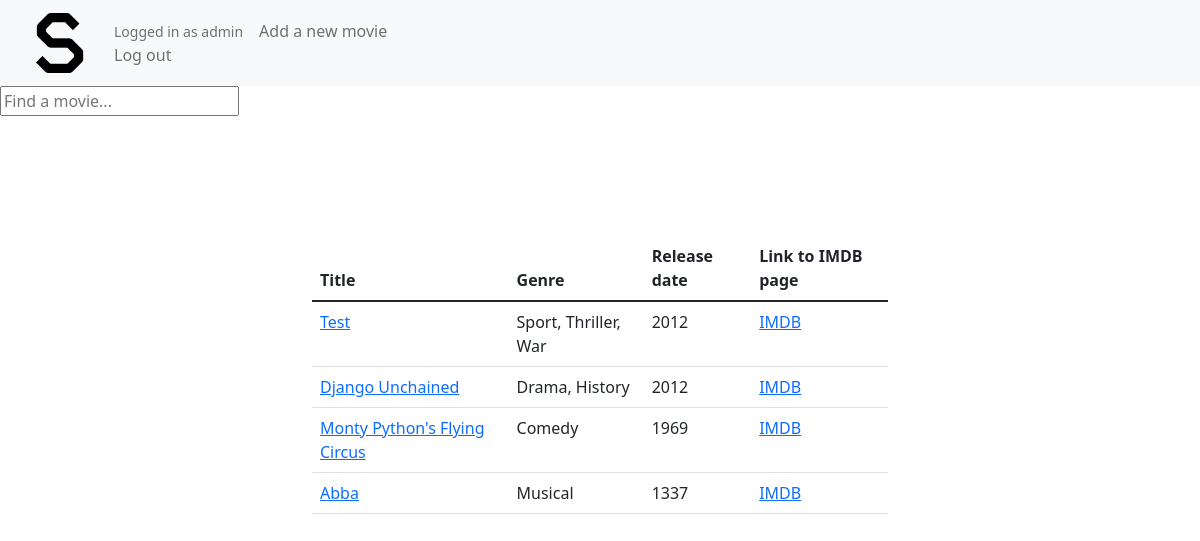
Screenshot of / (signed in) with the database file from the repository.
### core/models.py (models this page shows, shortened)
class MovieList(models.Model):
    name = models.CharField(max_length=200)
    release_date = models.CharField(max_length=10)
    genre = models.ManyToManyField(GenreChoices)
    description = models.TextField(null=True, blank=True)
    imdb_link = models.CharField(max_length=100)
    def genreclean(self):
        raw = str(self.genre.values())
        regex = re.compile("(?<=: ')(.*?)(?='})")
        clean = regex.findall(raw)
        cleaner = str(clean)[1:-1].replace("'", "")
        return cleaner

### core/views.py (the view)
# urls.py: path('', views.home, name='home'),
def home(request):
    movies = MovieList.objects.filter()
    context = {'movies': movies}
    return render(request, 'core/base.html', context)

### core/templates/core/base.html
<!DOCTYPE html>
{% include 'core/navbar.html' %}
{% block content %}
    <div>
        <form>
            <input type="text" placeholder="Find a movie...">
        </form>
    </div>
    {% include 'core/list_movies_component.html' %}
{% endblock content %}

### core/templates/core/navbar.html (shortened to what this page needs)
{% load static %}
<head>
    <link rel="stylesheet" href="{% static 'styles/css/bootstrap.css' %}">
</head>
{% block content %}
<header>
    <nav class="navbar navbar-expand-lg navbar-light bg-light">
        <a class="navbar-brand" href="{% url 'home' %}">
            <img src="{% static 'styles/media/logo.png' %}" width="60" height="60" alt="" id="navimg">
        </a>
        <div class="collapse navbar-collapse" id="navbarNav">
            <ul class="navbar-nav">
                <li class="nav-item active">
                    {% if request.user.is_authenticated %}
                        <a class="nav-link" href="{% url 'logout_page' %}"><small>Logged in
                            as {{ request.user }}<br></small>Log out </a>
                    {% else %}
                        <a class="nav-link" href="{% url 'login_page' %}">Log in <span class="sr-only"></span></a>
                    {% endif %}
                </li>
                <li class="nav-item">
                    <a class="nav-link" href="{% url 'upload_page' %}">Add a new movie</a>
                </li>
            </ul>
        </div>
    </nav>
</header>
{% endblock content %}

### core/templates/core/list_movies_component.html (shortened to what this page needs)
{% block content %}
    <div class="container">
        <table class="table">
            <thead>
            <tr>
                <th>Title</th>
                <th>Genre</th>
                <th>Release date</th>
                <th>Link to IMDB page</th>
            </tr>
            </thead>
            <tr>
                {% for movie in movies %}
                    <td>
                        <a href="{% url 'movie' movie.name %}">{{ movie.name }}</a>
                    </td>
                    <td>
                        {{ movie.genreclean }}
                    </td>
                    <td>
                        {{ movie.release_date }}
                    </td>
                    <td>
                        <a href="{{ movie.imdb_link }}">IMDB</a>
                    </td>
                    </tr>
                {% endfor %}
        </table>
    </div>
{% endblock content %}

### core/templates/core/navbar.html (style rules this page uses)
#navimg { margin-left: 30px; }

### core/templates/core/list_movies_component.html (style rules this page uses)
.container { width: 50%; margin-top: 10%; }

### rows the page displays
MovieList: name "Test", genreclean "Sport, Thriller, War", release_date "2012"
MovieList: name "Django Unchained", genreclean "Drama, History", release_date "2012"
MovieList: name "Monty Python's Flying Circus", genreclean "Comedy", release_date "1969"
MovieList: name "Abba", genreclean "Musical", release_date "1337"

### other values shown
{{ request.user }} "admin"
